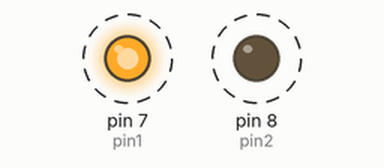
This sketch was run on a simulated Arduino Uno, built with avr-gcc and run on an emulated ATmega328P. Shown: output pins drawn as LEDs (lit = HIGH). Dashed ring = blinking.

Above: at 0.5 s.
Timing chart, 0 to 4.6 s (numbered marks = the images above):
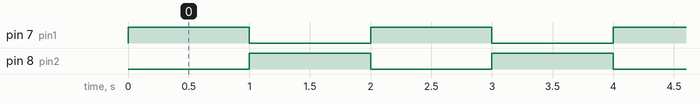

The sketch:

Vilgutaja.ino
```cpp
/*
 * Vilgutaja
 *
 * Vilgutab 7. ja 8. digitaalklemmi külge ühendatud LED-pirni, polaarsus ei ole oluline.
 * Samade klemmide külge võib ühendada ka kaks pirni, üks ühte pidi, teine teist pidi.
 * Sellisel juhul vilguvad pirnid kordamööda. Kaks pirni ühte pidi ühendada pole soovitatav,
 * sest see ületab mikrokontrolleri soovitatava tarbitava voolu (20 mA).
 */

int pin1 = 7;
int pin2 = 8;

void setup() {
  pinMode(pin1, OUTPUT);
  pinMode(pin2, OUTPUT);
}

void loop() {
  digitalWrite(pin1, HIGH);
  digitalWrite(pin2, LOW);
  delay(1000);
  digitalWrite(pin1, LOW);
  digitalWrite(pin2, HIGH);
  delay(1000);
}
```

Measured:
- by itself, pin 7 (pin1), pin 8 (pin2): alternates HIGH for 1.0 s and LOW for 1.0 s
